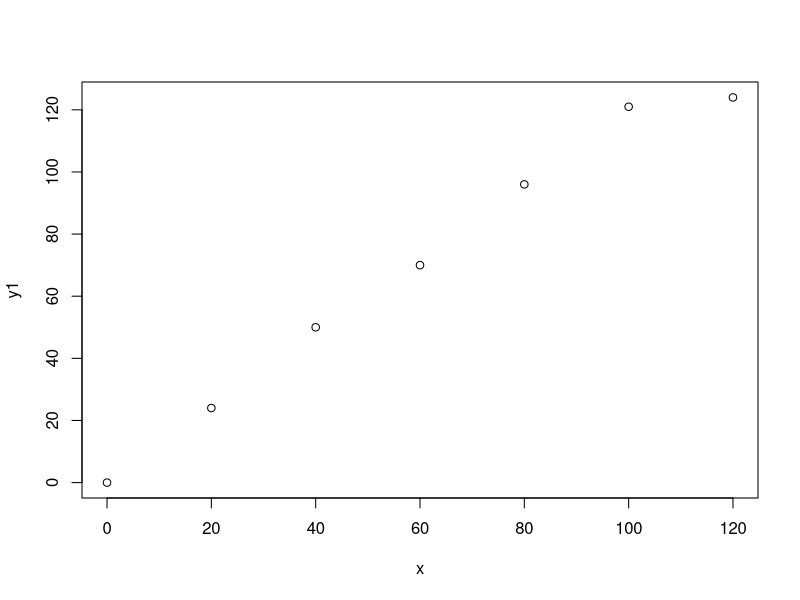
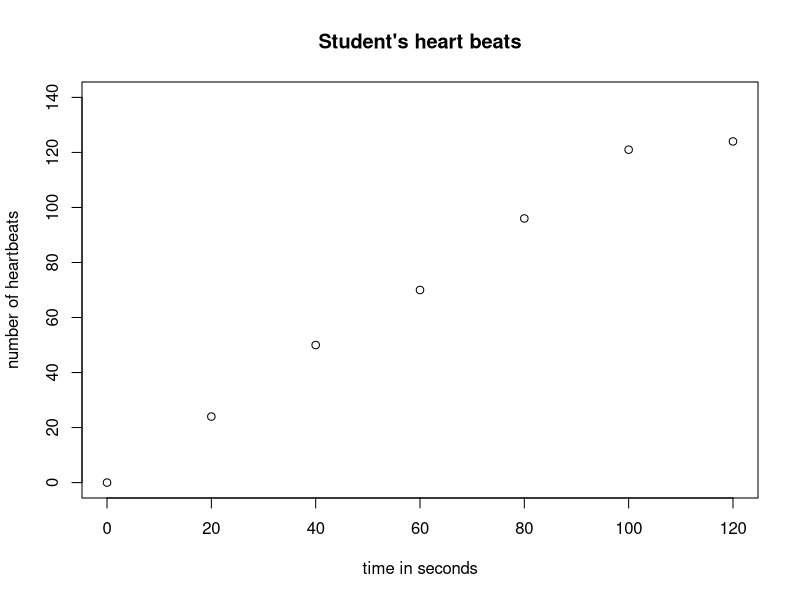
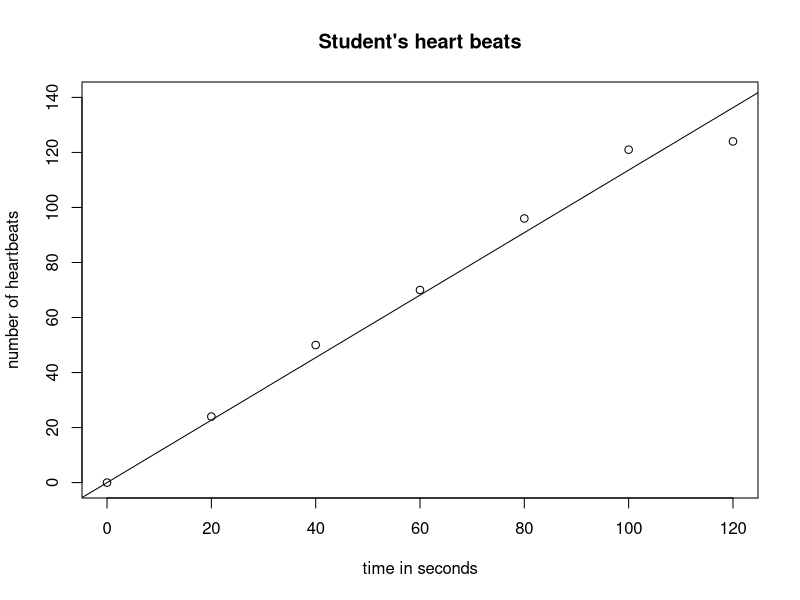
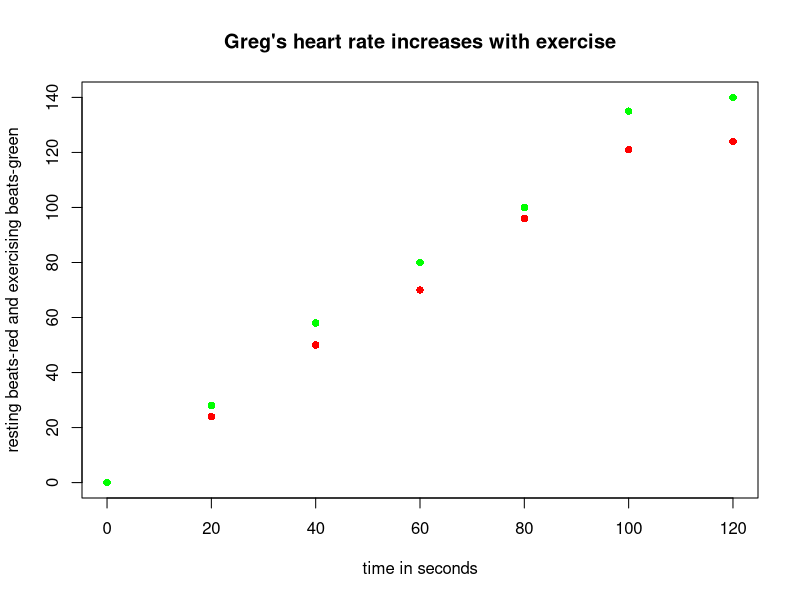
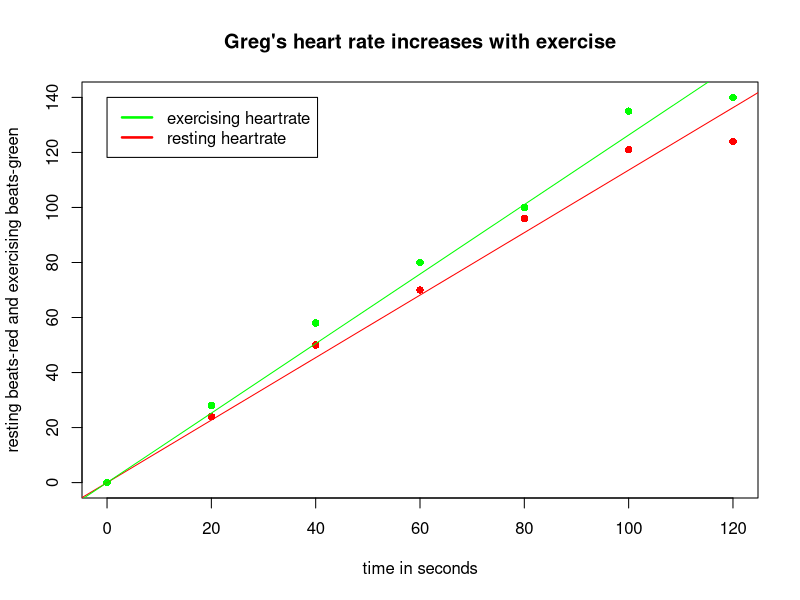

The R script that drew these images, in order:
## ---- chunk 1
# This is a comment. Use it to explain what's going on!

## ---- chunk 2
# assign a value to a:
a<-"my value for a"

# assign a value to myFavoriteNumber:
myFavoriteNumber<-27

# print a and myFavoriteNumber
a
myFavoriteNumber

## ---- chunk 3
#enter your code here


## ---- chunk 4
# sets "value" equal to the sqaure root of 20
value<-sqrt(20)

value

## ---- chunk 5

help(sqrt)

## ---- chunk 6
sqrt(9)

#explicitly defining arguments:
sqrt(x=9)

#this won't work:
# sqrt(y=9)

## ---- chunk 7
#enter and run your "help" code here 


## ---- chunk 8
#enter and run your "plot" code here


## ---- chunk 9
myFirstVector<-c(1,2,3,4,5)

#print myFirstVector
myFirstVector
## ---- chunk 10
#enter your code here


## ---- chunk 11
#start by entering a vector of the x-values in the parentheses below, time in seconds
x<-c()
x<-c(0, 20, 40, 60, 80, 100, 120)
#and one for the y-values, heartbeats (in order)
y1=c()
y1<-c(0, 24, 50, 70, 96, 121, 124)
#then plot y against x to see a scatterplot of your data
#the operator "~" means "value on the left depends upon value on the right"... or "y1 is a function of x": 
plot(y1~x)
## ---- chunk 12
#if you want to adjust the axis limits (adjust as needed for your data), add labels, and a title
plot(y1~x, xlim=c(0,120), ylim=c(0,140), main="Student's heart beats", xlab="time in seconds", ylab = "number of heartbeats")


## ---- chunk 13
# in order to run the abline function below, you must first run the plot function:
plot(y1~x, xlim=c(0,120), ylim=c(0,140), main="Student's heart beats", xlab="time in seconds", ylab = "number of heartbeats")

#to add the line, setting the y interect at zero, and get its slope, fit a linear model to the data and store the results in a variable (named "model" here).
model<-lm(formula=y1~0+x)
#add a best-fit line to the graph
abline (reg=model)
#type the name of the variable to see values of the slope and y-intercept
model
## ---- chunk 14
#to add another set of points and another line...
y2<-c(0, 28, 58, 80, 100, 135, 140)


## ---- chunk 15

matplot(x=x, y=cbind(y1,y2), type="p", col=c("red", "green"), pch=c(16,16), main="Greg's heart rate increases with exercise", xlab="time in seconds", ylab="resting beats-red and exercising beats-green")

## ---- chunk 16



matplot(x=x, y=cbind(y1,y2), type="p", col=c("red", "green"), pch=c(16,16), main="Greg's heart rate increases with exercise", xlab="time in seconds", ylab="resting beats-red and exercising beats-green")

#repeat the linear model for y1
model<-lm(y1~0+x)
#plot its line in red
abline (model, col="red")
#and now the model for y2
model2<-lm(y2~0+x)
#and a green line for it
abline(model2, col="green")
#and to get the new slope and intercept
model2

#to add a legend, first need coordinates of the legend, c(“labels”), lty determines symbols with 1 = lines, lwd determines width of lines, colors 
legend(0,140, c("exercising heartrate", "resting heartrate"), lty=c(1,1), lwd=c(2.5, 2.5), col=c("green", "red") )


